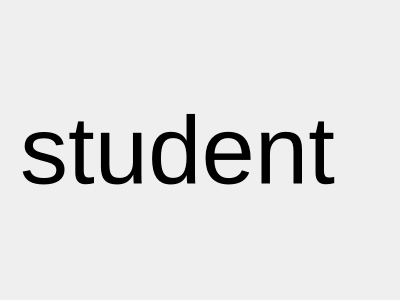
<?xml version="1.0" encoding="UTF-8"?>
<ui version="4.0">
 <class>student</class>
 <widget class="QDialog" name="student">
  <property name="geometry">
   <rect>
    <x>0</x>
    <y>0</y>
    <width>400</width>
    <height>300</height>
   </rect>
  </property>
  <property name="windowTitle">
   <string>Dialog</string>
  </property>
  <widget class="QLabel" name="label">
   <property name="geometry">
    <rect>
     <x>20</x>
     <y>90</y>
     <width>371</width>
     <height>121</height>
    </rect>
   </property>
   <property name="font">
    <font>
     <pointsize>72</pointsize>
    </font>
   </property>
   <property name="text">
    <string>student</string>
   </property>
  </widget>
 </widget>
 <resources/>
 <connections/>
</ui>
